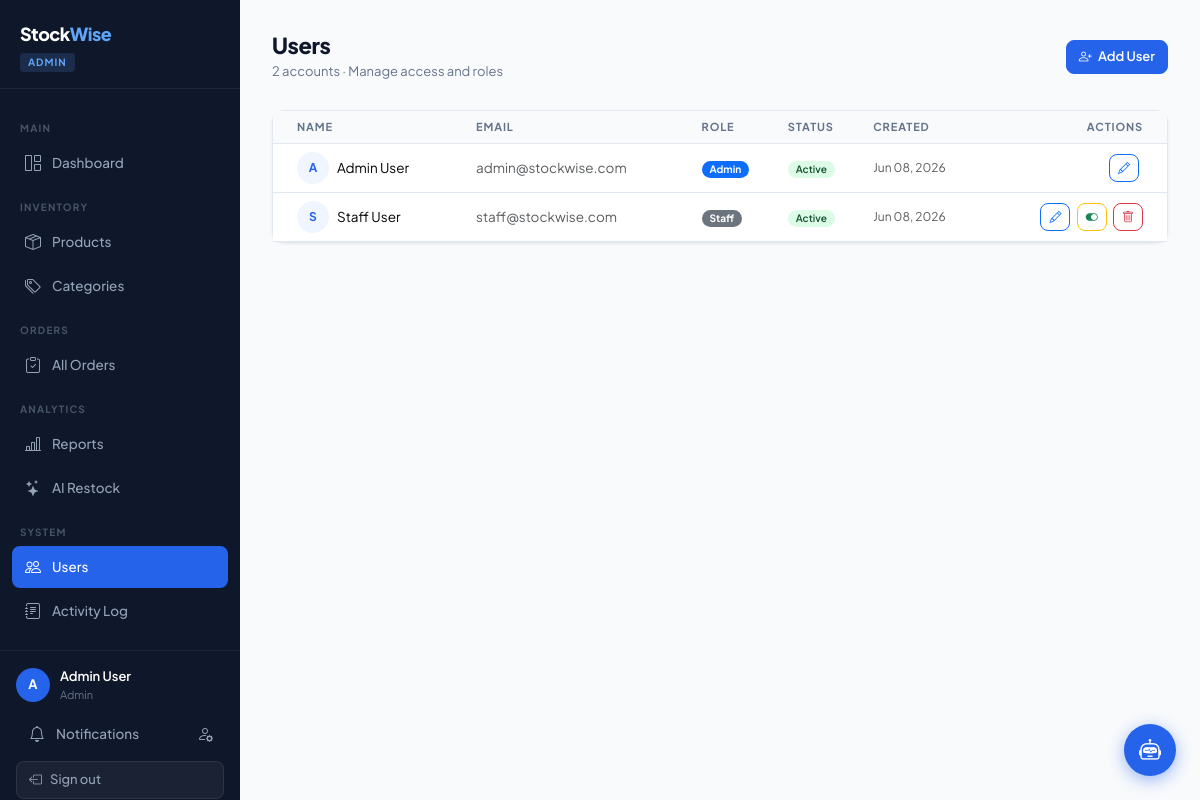
The page /admin/users.php (signed in) on the database its author committed.
### tables this page shows
CREATE TABLE users (
    id          INT AUTO_INCREMENT PRIMARY KEY,
    name        VARCHAR(100) NOT NULL,
    email       VARCHAR(150) NOT NULL UNIQUE,
    password    VARCHAR(255) NOT NULL,
    role        ENUM('admin', 'staff') NOT NULL DEFAULT 'staff',
    is_active   TINYINT(1) NOT NULL DEFAULT 1,
    created_at  DATETIME DEFAULT CURRENT_TIMESTAMP,
    updated_at  DATETIME DEFAULT CURRENT_TIMESTAMP ON UPDATE CURRENT_TIMESTAMP
);

### classes/Auth.php (called while the page is built, shortened)
<?php
require_once __DIR__ . '/../config/database.php';
class Auth {
    public static function user(): array {
        return [
            'id'   => $_SESSION['user_id']   ?? null,
            'name' => $_SESSION['user_name'] ?? 'Guest',
            'role' => $_SESSION['user_role'] ?? null,
        ];
    }
    public static function isAdmin(): bool {
        return ($_SESSION['user_role'] ?? '') === 'admin';
    }
}

### config/database.php (called while the page is built, shortened)
<?php
class Database {
    private static ?PDO $instance = null;
    public static function getInstance(): PDO {
        if (self::$instance === null) {
            $dsn = 'mysql:host=' . DB_HOST . ';dbname=' . DB_NAME . ';charset=utf8mb4';
            $options = [
                PDO::ATTR_ERRMODE            => PDO::ERRMODE_EXCEPTION,
                PDO::ATTR_DEFAULT_FETCH_MODE => PDO::FETCH_ASSOC,
                PDO::ATTR_EMULATE_PREPARES   => false,
            ];
            try {
                self::$instance = new PDO($dsn, DB_USER, DB_PASS, $options);
            } catch (PDOException $e) {
                die(json_encode(['error' => 'Database connection failed: ' . $e->getMessage()]));
            }
        }
        return self::$instance;
    }
}

### classes/User.php (called while the page is built, shortened)
<?php
require_once __DIR__ . '/../config/database.php';
class User {
    private PDO $db;
    public function __construct() {
        $this->db = Database::getInstance();
    }
    public function getAll(): array {
        return $this->db->query(
            'SELECT id, name, email, role, is_active, created_at FROM users ORDER BY created_at DESC'
        )->fetchAll();
    }
}

### admin/users.php (the view, shortened to what this page needs)
<?php
require_once __DIR__ . '/../config/database.php';
require_once __DIR__ . '/../classes/Auth.php';
require_once __DIR__ . '/../classes/User.php';
$userModel = new User();
$users     = $userModel->getAll();
$activePage = 'users';
include __DIR__ . '/../includes/header.php';
?>
<div class="page-header d-flex justify-content-between align-items-center">
    <div>
        <h1 class="page-title">Users</h1>
        <div class="page-subtitle"><?= count($users) ?> accounts · Manage access and roles</div>
    </div>
    <button class="btn btn-primary" data-bs-toggle="modal" data-bs-target="#userModal" onclick="openAdd()">
        <i class="bi bi-person-plus me-1"></i> Add User
    </button>
</div>
<div class="card">
    <div class="card-body p-0">
        <table class="table table-hover mb-0">
            <thead><tr>
                <th class="ps-4">Name</th><th>Email</th><th>Role</th>
                <th>Status</th><th>Created</th><th class="text-end pe-4">Actions</th>
            </tr></thead>
            <tbody>
            <?php foreach ($users as $u): ?>
            <tr>
                <td class="ps-4">
                    <div class="d-flex align-items-center gap-2">
                        <div style="width:32px;height:32px;border-radius:50%;background:#EFF6FF;color:#2563EB;display:flex;align-items:center;justify-content:center;font-size:12px;font-weight:700;">
                            <?= strtoupper(substr($u['name'], 0, 1)) ?>
                        </div>
                        <span class="fw-600"><?= htmlspecialchars($u['name']) ?></span>
                    </div>
                </td>
                <td class="text-muted"><?= htmlspecialchars($u['email']) ?></td>
                <td>
                    <span class="badge rounded-pill px-2 <?= $u['role'] === 'admin' ? 'bg-primary' : 'bg-secondary' ?>">
                        <?= ucfirst($u['role']) ?>
                    </span>
                </td>
                <td>
                    <span class="badge rounded-pill px-2 <?= $u['is_active'] ? 'badge-in-stock' : 'badge-out' ?>">
                        <?= $u['is_active'] ? 'Active' : 'Inactive' ?>
                    </span>
                </td>
                <td class="text-muted" style="font-size:12px;"><?= date('M d, Y', strtotime($u['created_at'])) ?></td>
                <td class="text-end pe-4">
                    <button class="btn btn-sm btn-outline-primary me-1" onclick="openEdit(<?= $u['id'] ?>)">
                        <i class="bi bi-pencil"></i>
                    </button>
                    <?php if ($u['id'] != 1): ?>
                    <button class="btn btn-sm btn-outline-warning me-1" onclick="toggleUser(<?= $u['id'] ?>)" title="<?= $u['is_active'] ? 'Deactivate' : 'Activate' ?>">
                        <i class="bi bi-toggle-<?= $u['is_active'] ? 'on text-success' : 'off text-muted' ?>"></i>
                    </button>
                    <button class="btn btn-sm btn-outline-danger" onclick="deleteUser(<?= $u['id'] ?>, '<?= htmlspecialchars(addslashes($u['name'])) ?>')">
                        <i class="bi bi-trash"></i>
                    </button>
                    <?php endif; ?>
                </td>
            </tr>
            <?php endforeach; ?>
            </tbody>
        </table>
    </div>
</div>
<?php
include __DIR__ . '/../includes/footer.php';
?>

### includes/header.php (shortened to what this page needs)
<?php
$user = Auth::user();
?>
<!DOCTYPE html>
<html lang="en">
<head>
    <link href="https://cdn.jsdelivr.net/npm/bootstrap@5.3.2/dist/css/bootstrap.min.css" rel="stylesheet">
    <link href="https://cdn.jsdelivr.net/npm/bootstrap-icons@1.11.3/font/bootstrap-icons.css" rel="stylesheet">
</head>
<body>
<aside class="sidebar">
    <div class="sidebar-brand">
        <div class="sidebar-brand-name">Stock<span>Wise</span></div>
        <div class="sidebar-role-badge"><?= ucfirst($user['role']) ?></div>
    </div>
    <nav class="sidebar-nav">
        <?php if (Auth::isAdmin()): ?>
        <div class="sidebar-section-label">Main</div>
        <a href="<?= APP_URL ?>/admin/dashboard.php" class="sidebar-link <?= ($activePage ?? '') === 'dashboard' ? 'active' : '' ?>">
            <i class="bi bi-grid-1x2"></i> Dashboard
        </a>
        <div class="sidebar-section-label">Inventory</div>
        <a href="<?= APP_URL ?>/admin/products.php" class="sidebar-link <?= ($activePage ?? '') === 'products' ? 'active' : '' ?>">
            <i class="bi bi-box-seam"></i> Products
        </a>
        <a href="<?= APP_URL ?>/admin/categories.php" class="sidebar-link <?= ($activePage ?? '') === 'categories' ? 'active' : '' ?>">
            <i class="bi bi-tags"></i> Categories
        </a>
        <div class="sidebar-section-label">Orders</div>
        <a href="<?= APP_URL ?>/admin/orders.php" class="sidebar-link <?= ($activePage ?? '') === 'orders' ? 'active' : '' ?>">
            <i class="bi bi-clipboard-check"></i> All Orders
        </a>
        <div class="sidebar-section-label">Analytics</div>
        <a href="<?= APP_URL ?>/admin/reports.php" class="sidebar-link <?= ($activePage ?? '') === 'reports' ? 'active' : '' ?>">
            <i class="bi bi-bar-chart-line"></i> Reports
        </a>
        <a href="<?= APP_URL ?>/admin/restock.php" class="sidebar-link <?= ($activePage ?? '') === 'restock' ? 'active' : '' ?>">
            <i class="bi bi-stars"></i> AI Restock
        </a>
        <div class="sidebar-section-label">System</div>
        <a href="<?= APP_URL ?>/admin/users.php" class="sidebar-link <?= ($activePage ?? '') === 'users' ? 'active' : '' ?>">
            <i class="bi bi-people"></i> Users
        </a>
        <a href="<?= APP_URL ?>/admin/logs.php" class="sidebar-link <?= ($activePage ?? '') === 'logs' ? 'active' : '' ?>">
            <i class="bi bi-journal-text"></i> Activity Log
        </a>
        <?php endif; ?>
    </nav>
    <div class="sidebar-footer">
        <div class="sidebar-user">
            <div class="sidebar-avatar"><?= strtoupper(substr($user['name'], 0, 1)) ?></div>
            <div>
                <div class="sidebar-user-name"><?= htmlspecialchars($user['name']) ?></div>
                <div class="sidebar-user-role"><?= ucfirst($user['role']) ?></div>
            </div>
        </div>
        <div class="d-flex gap-2 mb-2">
            <a href="<?= APP_URL ?>/notifications.php" class="sidebar-link flex-fill mb-0 position-relative" style="padding:7px 12px;">
                <i class="bi bi-bell"></i> Notifications
            </a>
            <a href="<?= APP_URL ?>/profile.php" class="sidebar-link mb-0" style="padding:7px 10px;" title="My Profile">
                <i class="bi bi-person-gear"></i>
            </a>
        </div>
        <a href="<?= APP_URL ?>/logout.php" class="btn-logout">
            <i class="bi bi-box-arrow-left"></i> Sign out
        </a>
    </div>
</aside>
<div class="main">
<div class="toast-container position-fixed bottom-0 end-0 p-3">
</div>

### includes/header.php (style rules this page uses)
:root { --sidebar-width: 240px; --brand: #2563EB; --brand-dark: #1D4ED8; --success: #16A34A; --warning: #D97706; --danger: #DC2626; --surface: #F8FAFC; --border: #E2E8F0; --text: #0F172A; --muted: #64748B; }
* { font-family: 'Plus Jakarta Sans', sans-serif; }
body { background: var(--surface); color: var(--text); }
.sidebar { position: fixed; top: 0; left: 0; bottom: 0; width: var(--sidebar-width); background: #0F172A; display: flex; flex-direction: column; z-index: 100; overflow-y: auto; }
.sidebar-brand { padding: 20px 20px 16px; border-bottom: 1px solid rgba(255,255,255,0.06); }
.sidebar-brand-name { font-size: 18px; font-weight: 800; color: white; letter-spacing: -0.03em; }
.sidebar-brand-name span { color: #60A5FA; }
.sidebar-role-badge { font-size: 10px; font-weight: 700; letter-spacing: 0.1em; text-transform: uppercase; background: rgba(96,165,250,0.15); color: #60A5FA; border-radius: 4px; padding: 2px 8px; margin-top: 6px; display: inline-block; }
.sidebar-nav { padding: 16px 12px; flex: 1; }
.sidebar-section-label { font-size: 10px; font-weight: 700; letter-spacing: 0.12em; text-transform: uppercase; color: #475569; padding: 0 8px; margin: 16px 0 6px; }
.sidebar-link { display: flex; align-items: center; gap: 10px; padding: 9px 12px; border-radius: 8px; color: #94A3B8; text-decoration: none; font-size: 13.5px; font-weight: 500; transition: all 0.15s; margin-bottom: 2px; }
.sidebar-link.active { background: #2563EB; color: white; }
.sidebar-link i { font-size: 16px; width: 18px; text-align: center; }
.sidebar-footer { padding: 16px; border-top: 1px solid rgba(255,255,255,0.06); }
.sidebar-user { display: flex; align-items: center; gap: 10px; margin-bottom: 12px; }
.sidebar-avatar { width: 34px; height: 34px; border-radius: 50%; background: #2563EB; color: white; display: flex; align-items: center; justify-content: center; font-size: 13px; font-weight: 700; flex-shrink: 0; }
.sidebar-user-name { font-size: 13px; font-weight: 600; color: white; }
.sidebar-user-role { font-size: 11px; color: #64748B; }
.btn-logout { display: flex; align-items: center; gap: 8px; width: 100%; padding: 8px 12px; border-radius: 8px; background: rgba(255,255,255,0.05); border: 1px solid rgba(255,255,255,0.08); color: #94A3B8; font-size: 13px; font-weight: 500; text-decoration: none; transition: all 0.15s; }
.main { margin-left: var(--sidebar-width); padding: 32px; min-height: 100vh; }
.page-header { margin-bottom: 28px; }
.page-title { font-size: 22px; font-weight: 800; letter-spacing: -0.02em; margin: 0; }
.page-subtitle { font-size: 13px; color: var(--muted); margin-top: 4px; }
.card { border: 1px solid var(--border); border-radius: 12px; box-shadow: 0 1px 3px rgba(0,0,0,0.08); }
.table { font-size: 13.5px; }
.table th { font-size: 11px; font-weight: 700; letter-spacing: 0.08em; text-transform: uppercase; color: var(--muted); border-bottom: 1px solid var(--border); background: #F8FAFC; }
.table td { vertical-align: middle; border-color: var(--border); }
.badge-in-stock { background:#DCFCE7; color:#14532D; font-weight:600; }
.btn-primary { background: var(--brand); border-color: var(--brand); font-weight: 600; }
.btn { font-size: 13px; font-weight: 600; border-radius: 8px; }
.btn-sm { font-size: 12px; }
.toast-container { z-index: 9999; }

### rows shown on the page
users: role "ADMIN", name "A", name "Admin User", role "Admin", email "admin@stockwise.com", is_active "Active", created_at "Jun 08, 2026"
users: name "S", name "Staff User", email "staff@stockwise.com", role "Staff", is_active "Active", created_at "Jun 08, 2026"

### other values the page prints
count($users) "2"
